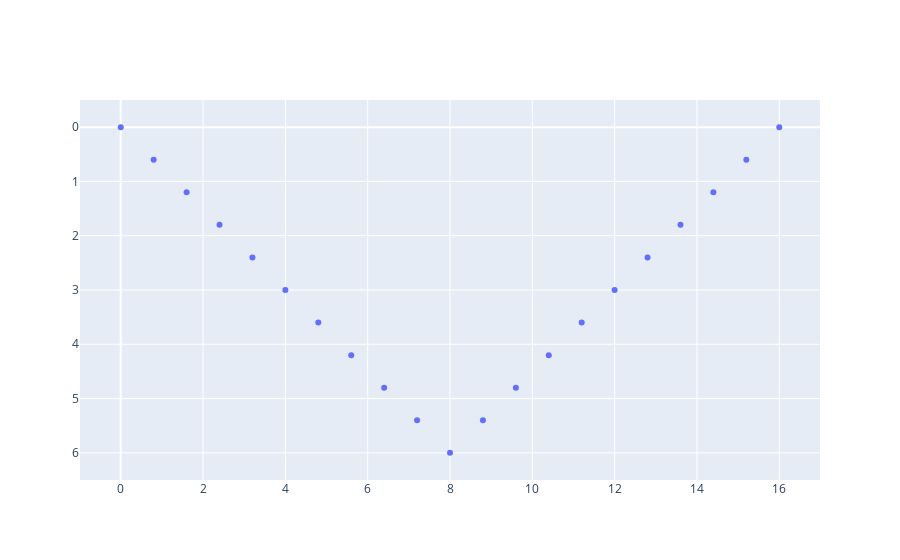

The code cell stored with this chart in its notebook:
### Markdown cell above
### a)
> Hallar condiciones en las que el problema sea factibe, y una aproximación inicla adecuada (que podría ser hallada como punto de partida para un esquema iterativo).

<br/><br/>
Si consideramos los eslabones numerados del $0$ al $19$ y que el eslabón $i$ tiene un desplazamiento $x_i$ en $x$ y un desplazamiento $y_i$ en $y$, es suficiente que el desplazamiento total en $y$ sea cero mientras que en $x$ sea $16$. Para una aproximación inicial, imagino la cadena tensada hacia abajo por efecto por ejemplo de un peso en el medio de manera tal de que forme un triángulo. Notemos que nos quedan diez eslabones de cada lado, es decir un triángulo isóceles de lado 10, base 16 y altura 6. Está claro que esta solución no es óptima, pero resulta conveniente para escribir explícitamente ya que los desplazamientos de los eslabones son uniformes, por lo tanto nos queda:

$$x_i = \frac{16}{20}, \ 0 \leq i \leq 19 $$
$$ y_i = \frac{6}{10}, \ 0 \leq i \leq 9 $$
$$ y_i = \frac{-6}{10}, \ 10 \leq i \leq 19. $$

A continuación ploteo las uniones de los eslabones para esta configuración.

### Code cell
import numpy as np
import plotly.graph_objs as go

coord_x = np.array(
    [
        0.0,
        0.8,
        1.6,
        2.4,
        3.2,
        4.0,
        4.8,
        5.6,
        6.4,
        7.2,
        8.0,
        8.8,
        9.6,
        10.4,
        11.2,
        12.0,
        12.8,
        13.6,
        14.4,
        15.2,
        16.0,
    ]
)
coord_y = np.array(
    [
        0.0,
        0.6,
        1.2,
        1.8,
        2.4,
        3.0,
        3.6,
        4.2,
        4.8,
        5.4,
        6.0,
        5.4,
        4.8,
        4.2,
        3.6,
        3.0,
        2.4,
        1.8,
        1.2,
        0.6,
        0.0,
    ]
)
fig = go.Figure()
fig.add_trace(go.Scatter(x=coord_x, y=coord_y, mode='markers'))
fig.update_yaxes(range=[6.5, -0.5])
fig.show()

### Figure 1 — Plotly figure (JSON) as saved in the notebook; plotly's stock layout.template omitted (floating-point values rounded to 4 significant figures)
{"data": [{"mode": "markers", "type": "scatter", "x": [0, 0.8, 1.6, 2.4, 3.2, 4, 4.8, 5.6, 6.4, 7.2, 8, 8.8, 9.6, 10.4, 11.2, 12, 12.8, 13.6, 14.4, 15.2, 16], "y": [0, 0.6, 1.2, 1.8, 2.4, 3, 3.6, 4.2, 4.8, 5.4, 6, 5.4, 4.8, 4.2, 3.6, 3, 2.4, 1.8, 1.2, 0.6, 0]}], "layout": {"yaxis": {"range": [6.5, -0.5]}}}
